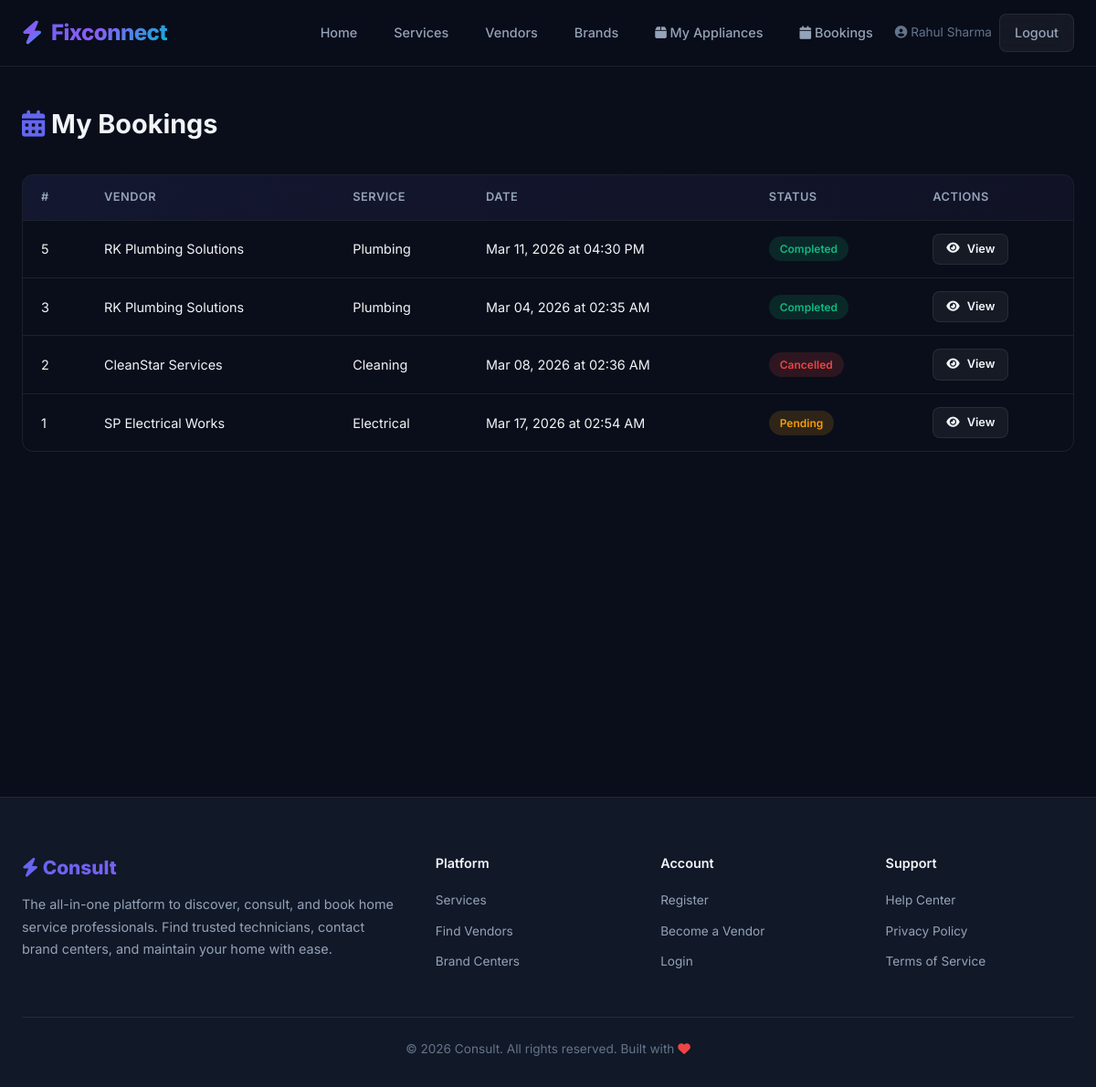
Screenshot of /bookings/ (signed in) with the database file from the repository.
### service/models.py (models this page shows, shortened)
class User(AbstractUser):
    ROLE_CHOICES = (
        ('customer', 'Customer'),
        ('vendor', 'Vendor'),
        ('admin', 'Admin'),
    )
    role = models.CharField(max_length=10, choices=ROLE_CHOICES, default='customer')
    phone = models.CharField(max_length=15, blank=True)
    city = models.CharField(max_length=100, blank=True)
    area = models.CharField(max_length=100, blank=True)
    profile_image = models.ImageField(upload_to='profiles/', blank=True, null=True)

class Booking(models.Model):
    STATUS_CHOICES = (
        ('pending', 'Pending'),
        ('accepted', 'Accepted'),
        ('in_progress', 'In Progress'),
        ('completed', 'Completed'),
        ('cancelled', 'Cancelled'),
    )
    customer = models.ForeignKey(User, on_delete=models.CASCADE, related_name='customer_bookings')
    vendor = models.ForeignKey(VendorProfile, on_delete=models.CASCADE, related_name='bookings')
    service = models.ForeignKey(ServiceCategory, on_delete=models.SET_NULL, null=True)
    description = models.TextField()
    scheduled_date = models.DateField()
    scheduled_time = models.TimeField()
    status = models.CharField(max_length=15, choices=STATUS_CHOICES, default='pending')
    address = models.TextField(blank=True)
    created_at = models.DateTimeField(auto_now_add=True)
    updated_at = models.DateTimeField(auto_now=True)
    class Meta:
        ordering = ['-created_at']

class VendorProfile(models.Model):
    user = models.OneToOneField(User, on_delete=models.CASCADE, related_name='vendor_profile')
    business_name = models.CharField(max_length=200)
    description = models.TextField(blank=True)
    services = models.ManyToManyField(ServiceCategory, related_name='vendors')
    experience_years = models.PositiveIntegerField(default=0)
    hourly_rate = models.DecimalField(max_digits=8, decimal_places=2, default=0)
    is_verified = models.BooleanField(default=False)
    is_available = models.BooleanField(default=True)
    latitude = models.FloatField(null=True, blank=True)
    longitude = models.FloatField(null=True, blank=True)
    created_at = models.DateTimeField(auto_now_add=True)

class ServiceCategory(models.Model):
    name = models.CharField(max_length=100)
    slug = models.SlugField(unique=True)
    description = models.TextField(blank=True)
    icon = models.CharField(max_length=50, default='fas fa-tools')  # FontAwesome icon class
    class Meta:
        verbose_name_plural = "Service Categories"
        ordering = ['name']

### service/views.py (the view)
# urls.py: path('bookings/', views.booking_list, name='booking_list'),
@login_required
def booking_list(request):
    if request.user.role == 'customer':
        bookings = Booking.objects.filter(customer=request.user)
    elif request.user.role == 'vendor':
        bookings = Booking.objects.filter(vendor=request.user.vendor_profile)
    else:
        bookings = Booking.objects.all()
    return render(request, 'booking_list.html', {'bookings': bookings})

### templates/booking_list.html (shortened to what this page needs)
{% extends 'base.html' %}
{% block content %}
<div class="page-wrapper">
  <div class="container">
    <div class="page-header">
      <h1><i class="fas fa-calendar-alt" style="color:var(--accent-primary);"></i> {% if user.role == 'vendor' %}Service Requests{% else %}My Bookings{% endif %}</h1>
    </div>
    {% if bookings %}
    <div class="table-wrapper">
      <table>
        <thead>
          <tr>
            <th>#</th>
            <th>{% if user.role == 'vendor' %}Customer{% else %}Vendor{% endif %}</th>
            <th>Service</th>
            <th>Date</th>
            <th>Status</th>
            <th>Actions</th>
          </tr>
        </thead>
        <tbody>
          {% for booking in bookings %}
          <tr>
            <td>{{ booking.pk }}</td>
            <td>
              {% if user.role == 'vendor' %}
                {{ booking.customer.get_full_name|default:booking.customer.username }}
              {% else %}
                {{ booking.vendor.business_name }}
              {% endif %}
            </td>
            <td>{{ booking.service.name|default:"—" }}</td>
            <td>{{ booking.scheduled_date|date:"M d, Y" }} at {{ booking.scheduled_time|time:"h:i A" }}</td>
            <td><span class="badge badge-{{ booking.status }}">{{ booking.get_status_display }}</span></td>
            <td>
              <a href="{% url 'booking_detail' booking.pk %}" class="btn btn-secondary btn-sm">
                <i class="fas fa-eye"></i> View
              </a>
            </td>
          </tr>
          {% endfor %}
        </tbody>
      </table>
    </div>
    {% endif %}
  </div>
</div>
{% endblock %}

### templates/base.html (shortened to what this page needs)
{% load static %}
<!DOCTYPE html>
<html lang="en">
<head>
  <link rel="stylesheet" href="{% static 'css/style.css' %}">
  <link rel="stylesheet" href="https://cdnjs.cloudflare.com/ajax/libs/font-awesome/6.5.1/css/all.min.css">
</head>
<body>
  <nav class="navbar">
    <div class="navbar-inner">
      <a href="{% url 'home' %}" class="navbar-brand">
        <i class="fas fa-bolt"></i> Fixconnect
      </a>
      <ul class="navbar-links">
        <li><a href="{% url 'home' %}" class="{% if request.resolver_match.url_name == 'home' %}active{% endif %}">Home</a></li>
        <li><a href="{% url 'service_list' %}" class="{% if request.resolver_match.url_name == 'service_list' %}active{% endif %}">Services</a></li>
        <li><a href="{% url 'vendor_list' %}" class="{% if request.resolver_match.url_name == 'vendor_list' %}active{% endif %}">Vendors</a></li>
        <li><a href="{% url 'brand_list' %}" class="{% if request.resolver_match.url_name == 'brand_list' %}active{% endif %}">Brands</a></li>
        {% if user.is_authenticated %}
          {% if user.role == 'customer' %}
            <li><a href="{% url 'appliance_list' %}"><i class="fas fa-box"></i> My Appliances</a></li>
            <li><a href="{% url 'booking_list' %}"><i class="fas fa-calendar"></i> Bookings</a></li>
          {% elif user.role == 'vendor' %}
            <li><a href="{% url 'vendor_dashboard' %}"><i class="fas fa-tachometer-alt"></i> Dashboard</a></li>
          {% elif user.role == 'admin' %}
            <li><a href="{% url 'admin_dashboard' %}"><i class="fas fa-shield-alt"></i> Admin</a></li>
          {% endif %}
          <li class="nav-auth">
            <span style="color:var(--text-muted);font-size:0.85rem;">
              <i class="fas fa-user-circle"></i> {{ user.get_full_name|default:user.username }}
            </span>
            <a href="{% url 'logout' %}" class="btn btn-secondary btn-sm">Logout</a>
          </li>
        {% else %}
          <li class="nav-auth">
            <a href="{% url 'login' %}" class="btn btn-secondary btn-sm">Login</a>
            <a href="{% url 'register_customer' %}" class="btn btn-primary btn-sm">Sign Up</a>
          </li>
        {% endif %}
      </ul>
    </div>
  </nav>
  {% block content %}{% endblock %}
  <footer class="footer">
    <div class="container">
      <div class="footer-grid">
        <div>
          <div class="footer-brand"><i class="fas fa-bolt"></i> Consult</div>
          <p class="footer-about">
            The all-in-one platform to discover, consult, and book home service professionals.
            Find trusted technicians, contact brand centers, and maintain your home with ease.
          </p>
        </div>
        <div>
          <h4>Platform</h4>
          <ul class="footer-links">
            <li><a href="{% url 'service_list' %}">Services</a></li>
            <li><a href="{% url 'vendor_list' %}">Find Vendors</a></li>
            <li><a href="{% url 'brand_list' %}">Brand Centers</a></li>
          </ul>
        </div>
        <div>
          <h4>Account</h4>
          <ul class="footer-links">
            <li><a href="{% url 'register_customer' %}">Register</a></li>
            <li><a href="{% url 'register_vendor' %}">Become a Vendor</a></li>
            <li><a href="{% url 'login' %}">Login</a></li>
          </ul>
        </div>
        <div>
          <h4>Support</h4>
          <ul class="footer-links">
            <li><a href="#">Help Center</a></li>
            <li><a href="#">Privacy Policy</a></li>
            <li><a href="#">Terms of Service</a></li>
          </ul>
        </div>
      </div>
      <div class="footer-bottom">
        &copy; 2026 Consult. All rights reserved. Built with <i class="fas fa-heart" style="color:var(--accent-danger);"></i>
      </div>
    </div>
  </footer>
</body>
</html>

### rows the page displays
User: get_full_name "Rahul Sharma"
Booking: pk "5", vendor.business_name "RK Plumbing Solutions", service.name "Plumbing", scheduled_date "Mar 11, 2026", scheduled_time "04:30 PM", status "Completed"
Booking: pk "3", vendor.business_name "RK Plumbing Solutions", service.name "Plumbing", scheduled_date "Mar 04, 2026", scheduled_time "02:35 AM", status "Completed"
Booking: pk "2", vendor.business_name "CleanStar Services", service.name "Cleaning", scheduled_date "Mar 08, 2026", scheduled_time "02:36 AM", status "Cancelled"
Booking: pk "1", vendor.business_name "SP Electrical Works", service.name "Electrical", scheduled_date "Mar 17, 2026", scheduled_time "02:54 AM", status "Pending"
